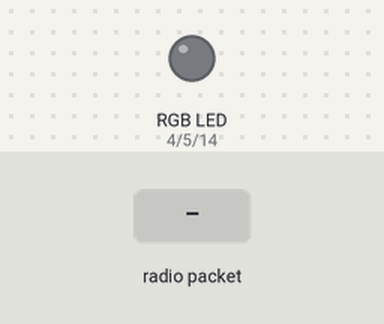
The sketch below on a simulated ESP8266 (NodeMCU). On the bench: an RGB LED mixed from three pins (HIGH = lit). The inputs (shaded band) are chosen by the test bench. Dim RGB values are drawn brighter than linear; WiFi joins after 1.5 s; servers stay silent unless stated; what the sketch prints to the serial monitor is not drawn.

Above: at 2.8 s.
2.9 s: radio packet "1" arrives
At 3.3 s:
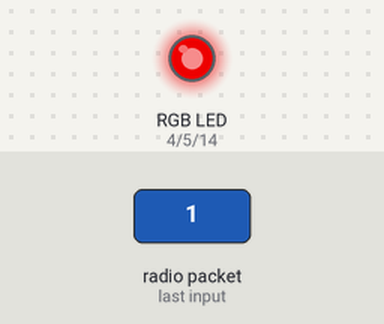
5.4 s: radio packet "0" arrives
At 7.1 s:
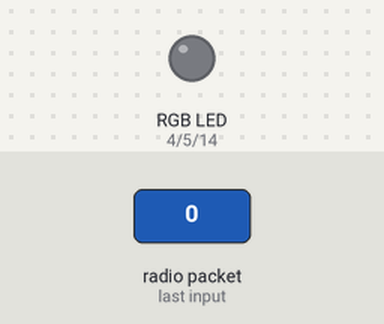
Timing chart, 0 to 8.6 s (numbered marks = the images above; inputs shaded):
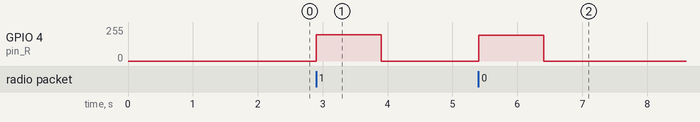

Measured:
- after the input at 2.9 s, GPIO 4 (pin_R): 0/255 → 196/255 at once, → 0/255 1.0 s later
- after the input at 5.4 s, GPIO 4 (pin_R): 0/255 → 192/255 at once, → 0/255 1.0 s later

The sketch:

MousePad.ino
```cpp
#include <ESP8266WiFi.h>
#include <ESP8266WiFiMulti.h>
#include <ArduinoOTA.h>
#include <ESPAsyncTCP.h>
#include <WiFiClient.h>
#include <espnow.h>

ESP8266WiFiMulti wifiMulti;
#include <ESP8266HTTPClient.h>
HTTPClient http;
const char* ssid = "LenHide";
const char* password = "01010101";
int t;

/// 12 13 14 rgb  12 27 14
#define pin_R 4
#define pin_G 5
#define pin_B 14
//#define cnR 5
//#define cnG 7
//#define cnB 6

WiFiServer server(80);

void setup() {

  pinMode(pin_R, OUTPUT);
  pinMode(pin_G, OUTPUT);
  pinMode(pin_B, OUTPUT);
  digitalWrite(pin_R, LOW);
  digitalWrite(pin_G, LOW);
  digitalWrite(pin_B, LOW);

  Serial.begin(115200);

  Serial.println("Booting");
  WiFi.mode(WIFI_STA);
  WiFi.begin(ssid, password);
  Serial.println("Connecting ...");
  while (WiFi.status() != WL_CONNECTED) {
    delay(250);
    Serial.print('.');
  }

  ArduinoOTA.setHostname("MousePad");
  ArduinoOTA.onStart( startOTA );
  ArduinoOTA.onEnd( endOTA );
  ArduinoOTA.onProgress( progressOTA );
  ArduinoOTA.onError( errorOTA );
  ArduinoOTA.begin();
  Serial.println("Ready");
  Serial.print("IP address: ");
  Serial.println(WiFi.localIP());
  server.begin();

  delay( 100 ); // power-up safety delay

  if (esp_now_init() != 0)
    Serial.println("ESPNow Init Failed");
  esp_now_register_recv_cb(OnDataRecv);
}


void loop() {
  //delay(20);
  //WifiVerify();
  ArduinoOTA.handle();
  if (WiFi.waitForConnectResult() != WL_CONNECTED)
    WiFi.begin(ssid, password);

  if (millis() - t > 1000) {
    analogWrite(pin_R, 0);
    analogWrite(pin_G, 0);
    analogWrite(pin_B, 0);
  }

}
```

voids.ino
```cpp
void startOTA()
{
  String type;
  if (ArduinoOTA.getCommand() == U_FLASH)
    type = "flash";
  else
    type = "filesystem"; // U_SPIFFS
  Serial.println("Start updating " + type);
}

void endOTA()
{
  Serial.println("\nEnd");
}
void progressOTA(unsigned int progress, unsigned int total)
{
  Serial.printf("Progress: %u%%\r", (progress / (total / 100)));
}
void errorOTA(ota_error_t error)
{
  Serial.printf("Error[%u]: ", error);
  if (error == OTA_AUTH_ERROR)
    Serial.println("Auth Failed");
  else if (error == OTA_BEGIN_ERROR)
    Serial.println("Begin Failed");
  else if (error == OTA_CONNECT_ERROR)
    Serial.println("Connect Failed");
  else if (error == OTA_RECEIVE_ERROR)
    Serial.println("Receive Failed");
  else if (error == OTA_END_ERROR)
    Serial.println("End Failed");
}

void OnDataRecv(uint8_t *mac_addr, byte *data, uint8_t data_len) {

  Serial.println(data[0]);
  Serial.println(data[1]);
  Serial.println(data[2]);

  analogWrite(pin_R, 4 * data[0]);
  analogWrite(pin_G, 4 * data[1]);
  analogWrite(pin_B, 4 * data[2]);
  t = millis();
}
```
